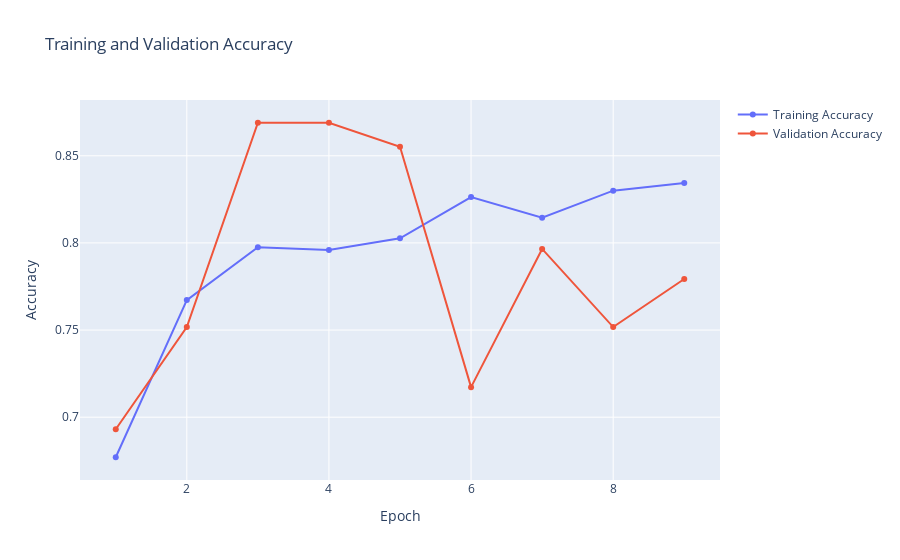
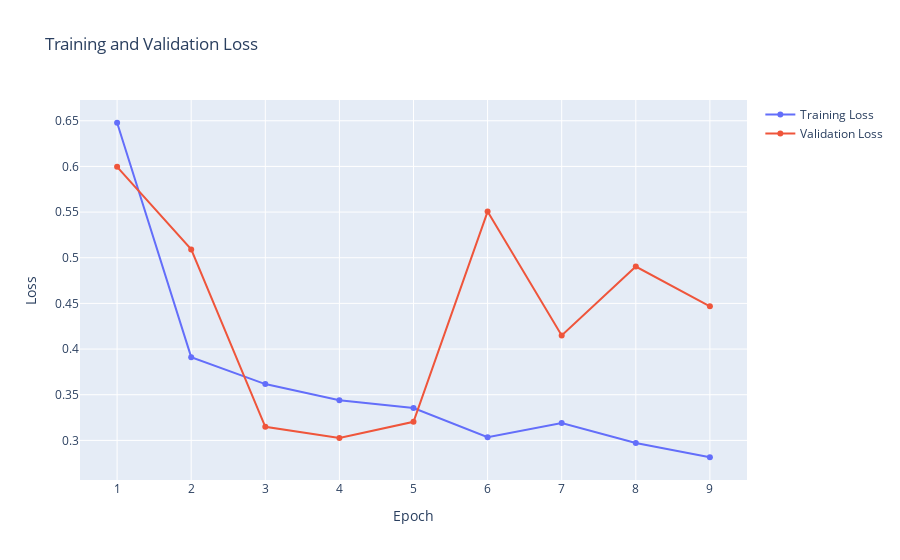

Notebook source saved alongside these figures, in order:
### Code cell
#Plot the graph
history_plot(epochs, history)

### Figure 1 — Plotly figure (JSON) as saved in the notebook; plotly's stock layout.template omitted (floating-point values rounded to 4 significant figures)
{"data": [{"name": "Training Accuracy", "type": "scatter", "x": [1, 2, 3, 4, 5, 6, 7, 8, 9, 10, 11, 12, 13, 14, 15, 16, 17, 18, 19, 20, 21, 22, 23, 24, 25, 26, 27, 28, 29, 30, 31, 32, 33, 34, 35, 36, 37, 38, 39, 40, 41, 42, 43, 44, 45, 46, 47, 48, 49, 50, 51, 52, 53, 54, 55, 56, 57, 58, 59, 60, 61, 62, 63, 64, 65, 66, 67, 68, 69, 70], "y": [0.677, 0.7672, 0.7975, 0.796, 0.8027, 0.8263, 0.8145, 0.83, 0.8344]}, {"name": "Validation Accuracy", "type": "scatter", "x": [1, 2, 3, 4, 5, 6, 7, 8, 9, 10, 11, 12, 13, 14, 15, 16, 17, 18, 19, 20, 21, 22, 23, 24, 25, 26, 27, 28, 29, 30, 31, 32, 33, 34, 35, 36, 37, 38, 39, 40, 41, 42, 43, 44, 45, 46, 47, 48, 49, 50, 51, 52, 53, 54, 55, 56, 57, 58, 59, 60, 61, 62, 63, 64, 65, 66, 67, 68, 69, 70], "y": [0.6931, 0.7517, 0.869, 0.869, 0.8552, 0.7172, 0.7966, 0.7517, 0.7793]}], "layout": {"autosize": true, "title": {"text": "Training and Validation Accuracy"}, "xaxis": {"anchor": "y", "autorange": true, "domain": [0, 1], "range": [0.5105, 9.49], "title": {"text": "Epoch"}, "type": "linear"}, "yaxis": {"anchor": "x", "autorange": true, "domain": [0, 1], "range": [0.6612, 0.8848], "title": {"text": "Accuracy"}, "type": "linear"}}}

### Figure 2 — Plotly figure (JSON) as saved in the notebook; plotly's stock layout.template omitted (floating-point values rounded to 4 significant figures)
{"data": [{"name": "Training Loss", "type": "scatter", "x": [1, 2, 3, 4, 5, 6, 7, 8, 9, 10, 11, 12, 13, 14, 15, 16, 17, 18, 19, 20, 21, 22, 23, 24, 25, 26, 27, 28, 29, 30, 31, 32, 33, 34, 35, 36, 37, 38, 39, 40, 41, 42, 43, 44, 45, 46, 47, 48, 49, 50, 51, 52, 53, 54, 55, 56, 57, 58, 59, 60, 61, 62, 63, 64, 65, 66, 67, 68, 69, 70], "y": [0.6478, 0.3912, 0.3616, 0.3438, 0.3355, 0.3035, 0.319, 0.297, 0.2815]}, {"name": "Validation Loss", "type": "scatter", "x": [1, 2, 3, 4, 5, 6, 7, 8, 9, 10, 11, 12, 13, 14, 15, 16, 17, 18, 19, 20, 21, 22, 23, 24, 25, 26, 27, 28, 29, 30, 31, 32, 33, 34, 35, 36, 37, 38, 39, 40, 41, 42, 43, 44, 45, 46, 47, 48, 49, 50, 51, 52, 53, 54, 55, 56, 57, 58, 59, 60, 61, 62, 63, 64, 65, 66, 67, 68, 69, 70], "y": [0.5996, 0.5092, 0.3149, 0.3027, 0.3204, 0.5505, 0.4149, 0.4904, 0.4468]}], "layout": {"autosize": true, "title": {"text": "Training and Validation Loss"}, "xaxis": {"anchor": "y", "autorange": true, "domain": [0, 1], "range": [0.5119, 9.488], "title": {"text": "Epoch"}, "type": "linear"}, "yaxis": {"anchor": "x", "autorange": true, "domain": [0, 1], "range": [0.2513, 0.678], "title": {"text": "Loss"}, "type": "linear"}}}
